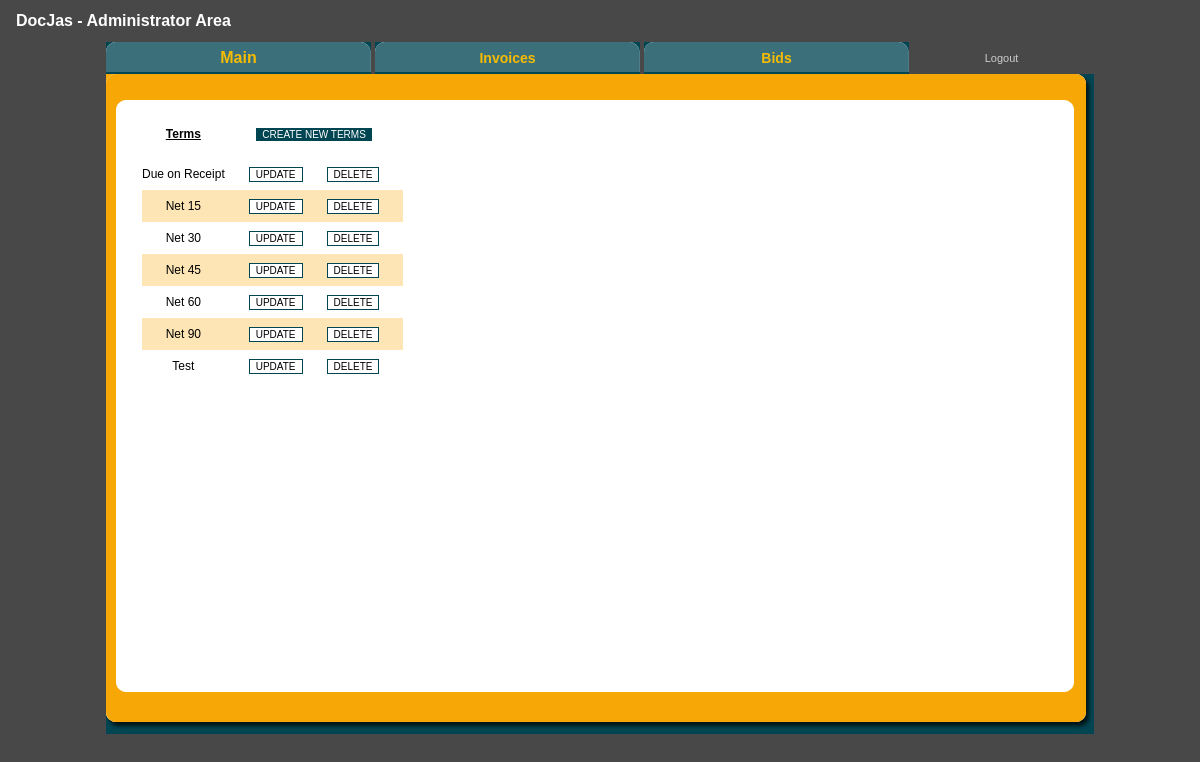
The page /old/terms.php on the database its author committed.
### tables this page shows
CREATE TABLE `terms` (
  `id` int(8) unsigned NOT NULL auto_increment,
  `name` varchar(150) NOT NULL,
  PRIMARY KEY  (`id`)
);

### old/terms.php (the view)
<?
   	include("common/author.php");
    include("common/header.php");
?>
<div style="padding: 12px; font: 12px Arial, Tahoma, sans-serif;">
    <table>
        <tr>
            <td style="height: 16px; padding: 0px 24px 16px 0px; font-weight: bold; text-decoration: underline; vertical-align: middle;  text-align: center;">Terms</td>
            <td colspan="2" style="height: 16px; padding: 0px 24px 16px 0px; font-weight: bold; text-decoration: underline; vertical-align: middle; text-align: center;"><input type="button" name="add" value="CREATE NEW TERMS" onclick="window.location='terms_.php?action=add';" style="border: 1px solid #FFFFFF; background: #004552; color: #FFFFFF; font: 10px Arial, Tahoma, sans-serif;"></td>
        </tr>
<?
    $i = 'odd';
    $sql = "SELECT * FROM terms ORDER BY ID";
    $sql = mysqli_query($connection, $sql);
    while($list = mysqli_fetch_assoc($sql)) {
        extract($list);
        if ($i == 'odd') {
            $bgcolor = 'inherit';
            $i = 'even';
        } else {
            $bgcolor = '#fde5b6';
            $i = 'odd';
        }
?>
        <tr style="background: <?= $bgcolor ?>;">
            <td style="height: 20px; padding: 6px 24px 6px 0px; vertical-align: middle; color: inherit; text-align: center;"><?= $name ?></td>
            <td style="height: 20px; padding: 6px 24px 6px 0px; vertical-align: middle; color: inherit;"><input type="button" name="update" value="UPDATE" onclick="window.location='terms_.php?id=<?= $id ?>&action=update';" style="border: 1px solid #004552; background: #FFFFFF; font: 10px Arial, Tahoma, sans-serif;"></td>
            <td style="height: 20px; padding: 6px 24px 6px 0px; vertical-align: middle; color: inherit;"><input type="button" name="delete" value="DELETE" onclick="JavaScript:if(window.confirm('By deleting this client, you will delete or unlink any records pertaining to this client. Are you sure you wish to DELETE?')) window.location='terms_.php?action=delete&id=<?= $id ?>';" style="border: 1px solid #004552; background: #FFFFFF; font: 10px Arial, Tahoma, sans-serif;"></td>
        </tr>
<?
    }
?>
    </table>
</div>
<? include("common/footer.php") ?>

### old/global.css (style rules this page uses)
html { min-height: 100%; margin-bottom: 0px; }
body { background: #004552; color: #ffffff; font: 12px Arial,Tahoma,sans-serif; }
table { margin: 0px; border: 0px; padding: 0px; border-collapse: collapse; }
td { padding: 0px; }

### rows shown on the page
terms: name "Due on Receipt"
terms: name "Net 15"
terms: name "Net 30"
terms: name "Net 45"
terms: name "Net 60"
terms: name "Net 90"
terms: name "Test"

### other values the page prints
$btn1 "Main"
$btn2 "Invoices"
$btn3 "Bids"
